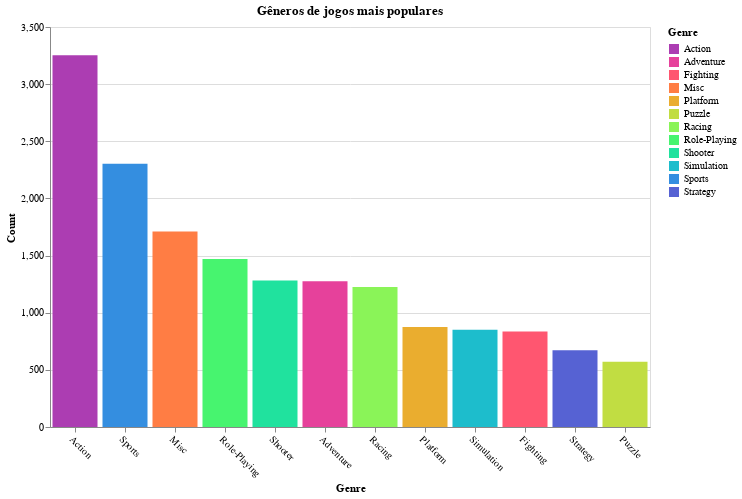

The cell this chart's notebook holds for it:
### Code cell
genre_counts = df["Genre"].value_counts().reset_index()
genre_counts.columns = ["Genre", "Count"]

genre = (
    alt.Chart(genre_counts)
    .mark_bar()
    .encode(
        x=alt.X("Genre:N", axis=alt.Axis(labelAngle=45), sort="-y"),
        y="Count:Q",
        color=alt.Color("Genre:O", scale=alt.Scale(scheme="rainbow")),
        tooltip=["Genre", "Count"],
    )
    .properties(title="Gêneros de jogos mais populares", width=600, height=400)
)
genre.show()

### Figure 1 — Vega-Lite specification as saved in the notebook (floating-point values rounded to 4 significant figures)
{"config": {"view": {"continuousWidth": 300, "continuousHeight": 300}}, "data": {"name": "data-d86e67b8283fb3862ef3537e12c21578"}, "mark": {"type": "bar"}, "encoding": {"color": {"field": "Genre", "scale": {"scheme": "rainbow"}, "type": "ordinal"}, "tooltip": [{"field": "Genre", "type": "nominal"}, {"field": "Count", "type": "quantitative"}], "x": {"axis": {"labelAngle": 45}, "field": "Genre", "sort": "-y", "type": "nominal"}, "y": {"field": "Count", "type": "quantitative"}}, "height": 400, "title": "Gêneros de jogos mais populares", "width": 600, "$schema": "https://vega.github.io/schema/vega-lite/v5.20.1.json", "datasets": {"data-d86e67b8283fb3862ef3537e12c21578": [{"Genre": "Action", "Count": 3252}, {"Genre": "Sports", "Count": 2304}, {"Genre": "Misc", "Count": 1710}, {"Genre": "Role-Playing", "Count": 1469}, {"Genre": "Shooter", "Count": 1282}, {"Genre": "Adventure", "Count": 1276}, {"Genre": "Racing", "Count": 1226}, {"Genre": "Platform", "Count": 876}, {"Genre": "Simulation", "Count": 850}, {"Genre": "Fighting", "Count": 836}, {"Genre": "Strategy", "Count": 671}, {"Genre": "Puzzle", "Count": 571}]}}
